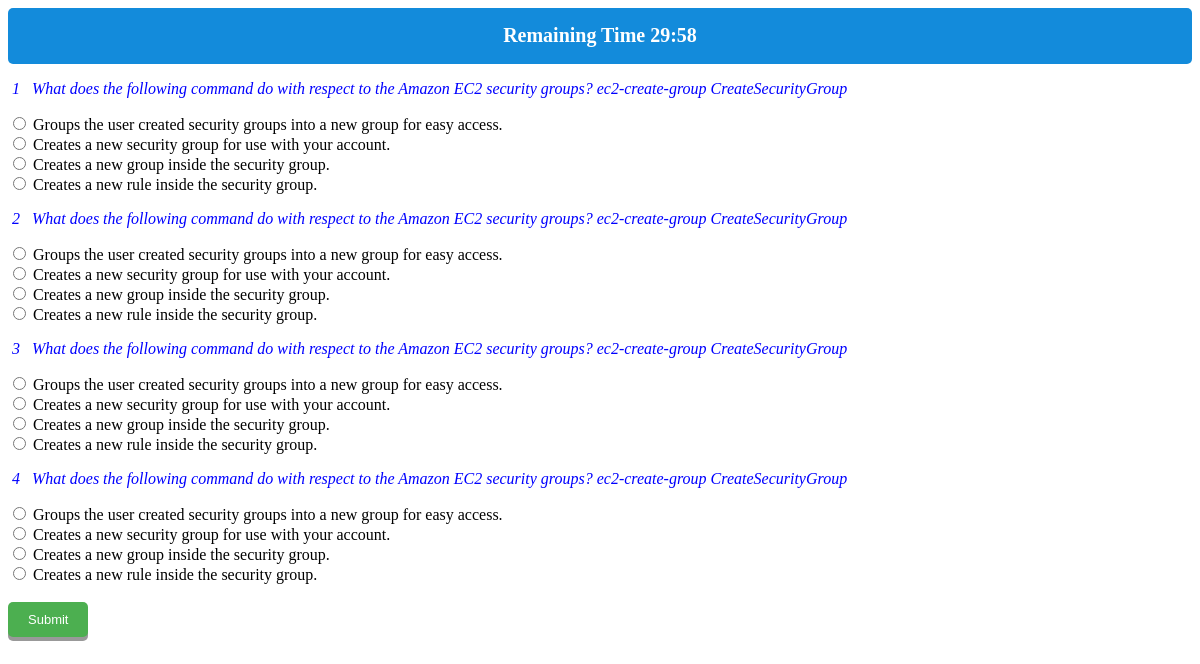
Screenshot of /aws_start_test/ with the database file from the repository.
### Web_App/models.py (models this page shows)
class EC2(models.Model):
    ID = models.AutoField(primary_key=True)
    QUESTION = models.TextField()
    OPTION_A = models.TextField()
    OPTION_B = models.TextField()
    OPTION_C = models.TextField()
    OPTION_D = models.TextField()
    OPTION_E = models.TextField()
    ANSWER = models.TextField()
    class Meta:
      db_table = "EC2"

### Web_App/views.py (the view)
# urls.py: path('aws_start_test/',views.aws_start_test,name="aws_start_test"),
def aws_start_test(request):
    try:
        if request.method=="POST":
            for q in request.POST.items():
                print(q)
    except:
        pass
    return render(request,'web_app/aws_start_test.html',{'aws_questions':EC2.objects.all()})

### Web_App/templates/web_app/aws_start_test.html (shortened to what this page needs)
<!DOCTYPE html>
<html>
    <div class="header">
        <link rel="stylesheet" href="/static/index.css">
          <body onload="Clock.startTimer()">
            <div id="timer">
             <h1><span>Remaining Time  </span><span id="minutes"> 00</span>:<span id="seconds">00</span></h1>
            </div>
          </body>
    </div>
    <link rel="stylesheet" href="static/index.css">
  <head>
  </head>
  <form action = "{% url 'aws_test' %}">
        {% for i in aws_questions %}
            <tr>
                <td> <p style="font-style: italic;color:blue;"  type="text"   > &nbsp;{{i.ID}} &nbsp; {{i.QUESTION}}   &nbsp;  </b> </p>
                  <td> <input  type="radio" name="{{ i }}" value="OPTION_A" /> {{i.OPTION_A}}   &nbsp;   </td><br>
                  <td> <input  type="radio" name="{{ i }}" value="OPTION_B" /> {{i.OPTION_B}}   &nbsp;   </td><br>
                  <td> <input  type="radio" name="{{ i }}" value="OPTION_C" /> {{i.OPTION_C}}   &nbsp;   </td><br>
                  <td> <input  type="radio" name="{{ i }}" value="OPTION_D"/> {{i.OPTION_D}}   &nbsp;   </td><br>
                    {% empty %}
                <li>Sorry, no athletes in this list.</li>
            </tr>
        </table>
        {% endfor %}
        <br>
        <input class="button" type="submit" >
  </form>
</html>
</html>

### Web_App/static/index.css (style rules this page uses)
.header { padding: 3px; border-radius: 5px; text-align: center; background: #138bdb; color: white; font-size: 10px; }

### Web_App/templates/web_app/aws_start_test.html (style rules this page uses)
.button { display: inline-block; padding: 10px 20px; font-size: 13px; cursor: pointer; text-align: center; text-decoration: none; outline: none; color: #fff; background-color: #4CAF50; border: none; border-radius: 5px; box-shadow: 0 4px #999; }

### rows the page displays
EC2: ID "1", QUESTION "What does the following command do with respect to the Amazon EC2 security groups? ec2-create-group CreateSecurityGroup", OPTION_A "Groups the user created security groups into a new group for easy access.", OPTION_B "Creates a new security group for use with your account.", OPTION_C "Creates a new group inside the security group.", OPTION_D "Creates a new rule inside the security group."
EC2: ID "2", QUESTION "What does the following command do with respect to the Amazon EC2 security groups? ec2-create-group CreateSecurityGroup", OPTION_A "Groups the user created security groups into a new group for easy access.", OPTION_B "Creates a new security group for use with your account.", OPTION_C "Creates a new group inside the security group.", OPTION_D "Creates a new rule inside the security group."
EC2: ID "3", QUESTION "What does the following command do with respect to the Amazon EC2 security groups? ec2-create-group CreateSecurityGroup", OPTION_A "Groups the user created security groups into a new group for easy access.", OPTION_B "Creates a new security group for use with your account.", OPTION_C "Creates a new group inside the security group.", OPTION_D "Creates a new rule inside the security group."
EC2: ID "4", QUESTION "What does the following command do with respect to the Amazon EC2 security groups? ec2-create-group CreateSecurityGroup", OPTION_A "Groups the user created security groups into a new group for easy access.", OPTION_B "Creates a new security group for use with your account.", OPTION_C "Creates a new group inside the security group.", OPTION_D "Creates a new rule inside the security group."
